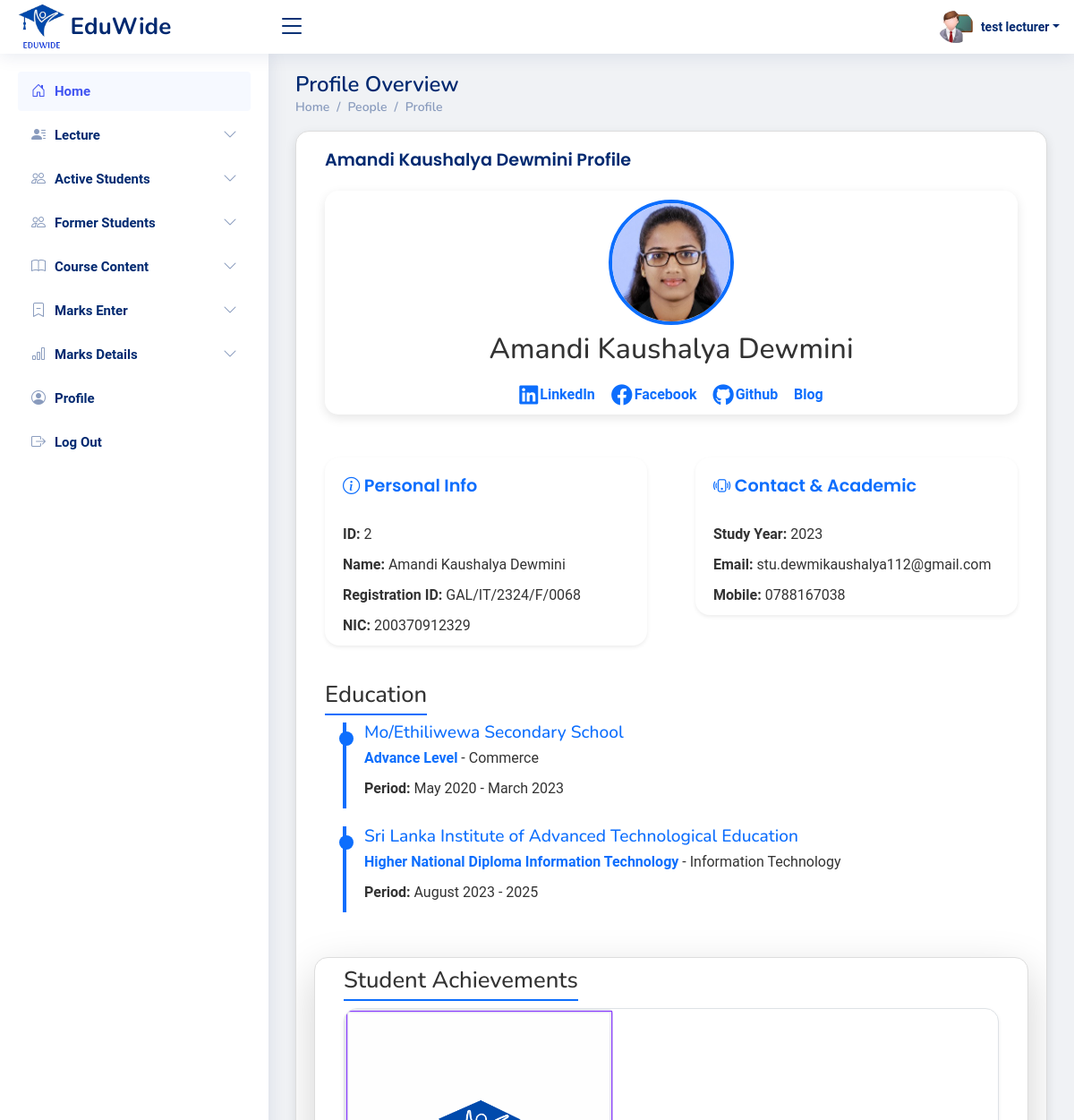
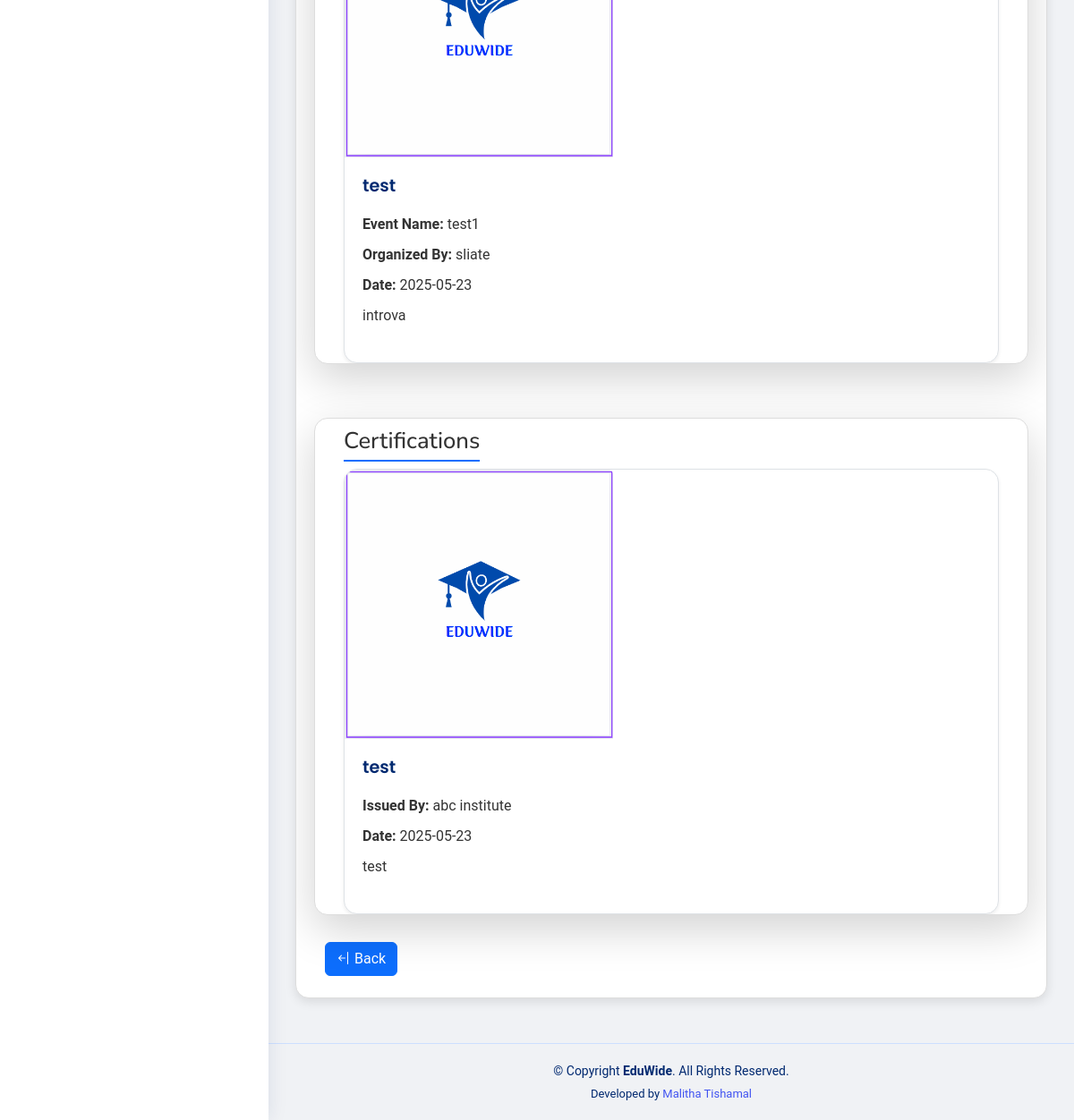
/lectures/student-profile.php?student_id=2 (signed in), run on the app's committed database (2 pictures, top to bottom).
### tables this page shows
CREATE TABLE `lectures` (
  `id` int(11) NOT NULL,
  `username` varchar(255) NOT NULL,
  `nic` varchar(20) NOT NULL,
  `email` varchar(255) NOT NULL,
  `mobile` varchar(15) DEFAULT NULL,
  `linkedin` varchar(200) NOT NULL,
  `blog` varchar(200) NOT NULL,
  `github` varchar(200) NOT NULL,
  `facebook` varchar(200) NOT NULL,
  `password` varchar(255) NOT NULL,
  `profile_picture` varchar(255) DEFAULT 'uploads/profile_pictures/default.png',
  `created_at` timestamp NOT NULL DEFAULT current_timestamp(),
  `status` varchar(20) DEFAULT 'pending',
  `last_login` datetime DEFAULT NULL
);

CREATE TABLE `students` (
  `id` int(11) NOT NULL,
  `username` varchar(100) NOT NULL,
  `reg_id` varchar(100) NOT NULL,
  `nic` varchar(20) NOT NULL,
  `study_year` int(11) NOT NULL,
  `email` varchar(100) NOT NULL,
  `mobile` varchar(15) NOT NULL,
  `facebook` varchar(200) NOT NULL,
  `github` varchar(200) NOT NULL,
  `blog` varchar(200) NOT NULL,
  `linkedin` varchar(200) NOT NULL,
  `password` varchar(255) NOT NULL,
  `profile_picture` varchar(255) DEFAULT 'uploads/profile_pictures/default.png',
  `created_at` timestamp NOT NULL DEFAULT current_timestamp(),
  `status` varchar(20) DEFAULT 'approved',
  `last_login` datetime DEFAULT NULL
);

CREATE TABLE `students_education` (
  `id` int(11) NOT NULL,
  `user_id` int(11) NOT NULL,
  `school` varchar(255) NOT NULL,
  `degree` varchar(255) DEFAULT NULL,
  `field_of_study` varchar(255) DEFAULT NULL,
  `start_month` varchar(20) DEFAULT NULL,
  `start_year` int(11) DEFAULT NULL,
  `end_month` varchar(20) DEFAULT NULL,
  `end_year` int(11) DEFAULT NULL,
  `grade` varchar(50) DEFAULT NULL,
  `activities` varchar(255) DEFAULT NULL,
  `description` text DEFAULT NULL
);

CREATE TABLE `students_achievements` (
  `id` int(11) NOT NULL,
  `student_id` int(11) NOT NULL,
  `event_title` varchar(255) NOT NULL,
  `event_description` text NOT NULL,
  `image_path` varchar(255) NOT NULL,
  `created_at` timestamp NOT NULL DEFAULT current_timestamp(),
  `event_name` varchar(255) NOT NULL,
  `organized_by` varchar(255) NOT NULL,
  `event_date` date NOT NULL
);

CREATE TABLE `students_certifications` (
  `id` int(11) NOT NULL,
  `student_id` int(11) NOT NULL,
  `certification_name` varchar(255) NOT NULL,
  `issued_by` varchar(255) NOT NULL,
  `date` date NOT NULL,
  `link` varchar(255) DEFAULT NULL,
  `certification_description` text DEFAULT NULL,
  `image_path` varchar(255) DEFAULT NULL
);

### lectures/student-profile.php (the view, shortened to what this page needs)
<?php
require_once '../includes/db-conn.php';
$student_id = intval($_GET['student_id']);
$user_id = $_SESSION['lecturer_id'] ?? null;
$sql = "SELECT * FROM lectures WHERE id = ?";
$stmt = $conn->prepare($sql);
$stmt->bind_param("i", $user_id);
$stmt->execute();
$result = $stmt->get_result();
$user = $result->fetch_assoc();
$sql = "SELECT * FROM students WHERE id = ?";
$stmt = $conn->prepare($sql);
$stmt->bind_param("i", $student_id);
$stmt->execute();
$result = $stmt->get_result();
$student = $result->fetch_assoc();
$edu_sql = "SELECT * FROM students_education WHERE user_id = ? ORDER BY id DESC";
$stmt = $conn->prepare($edu_sql);
$stmt->bind_param("i", $student_id);
$stmt->execute();
$education = $stmt->get_result()->fetch_all(MYSQLI_ASSOC);
$achievements_sql = "SELECT * FROM students_achievements WHERE student_id = ? ORDER BY event_date DESC";
$stmt = $conn->prepare($achievements_sql);
$stmt->bind_param("i", $student_id);
$stmt->execute();
$achievements = $stmt->get_result()->fetch_all(MYSQLI_ASSOC);
$certifications_sql = "SELECT * FROM students_certifications WHERE student_id = ? ORDER BY date DESC";
$stmt = $conn->prepare($certifications_sql);
$stmt->bind_param("i", $student_id);
$stmt->execute();
$certifications = $stmt->get_result()->fetch_all(MYSQLI_ASSOC);
?>
<!DOCTYPE html>
<html lang="en">
<head>
    <?php include_once("../includes/css-links-inc.php"); ?>
    <link rel="stylesheet" href="https://cdnjs.cloudflare.com/ajax/libs/font-awesome/6.0.0-beta3/css/all.min.css">
</head>
<body>
    <?php include_once("../includes/header.php") ?>
    <?php include_once("../includes/lectures-sidebar.php") ?>
    <main id="main" class="main">
        <div class="pagetitle">
            <h1>Profile Overview</h1>
            <nav>
                <ol class="breadcrumb">
                    <li class="breadcrumb-item"><a href="">Home</a></li>
                    <li class="breadcrumb-item"><a href="">People</a></li>
                    <li class="breadcrumb-item"><a href="">Profile</a></li>
                </ol>
            </nav>
        </div>
        <section class="section">
            <div class="row">
                <div class="col-lg-12">
                    <div class="card">
                        <div class="card-body">
                            <div class="container">
                                <h3 class="card-title"><?= htmlspecialchars($student['username']) ?> Profile</h3>
                                <div class="profile-header">
                                    <img src="../<?= htmlspecialchars($student['profile_picture']) ?>" alt="Profile Picture">
                                    <h2 class="mt-2"><?= htmlspecialchars($student['username']) ?></h2>
                                    <div class="social-media-links">
                                        <?php if (!empty($student['linkedin'])): ?>
                                           <a href="<?= htmlspecialchars($student['linkedin']) ?>" target="_blank" class="fab fa-linkedin"></a>
                                        <?php endif; ?><span class="text-primary "><b> LinkedIn &nbsp;&nbsp;&nbsp;</b></span>
                                        <?php if (!empty($student['facebook'])): ?>
                                            <a href="<?= htmlspecialchars($student['facebook'])?>" target="_blank" class="fab fa-facebook"></a>
                                        <?php endif; ?><span class="text-primary "><b>Facebook &nbsp;&nbsp;&nbsp;</b></span>
                                        <?php if (!empty($student['github'])): ?>
                                            <a href="<?= htmlspecialchars($student['github']) ?>" target="_blank" class="fab fa-github"></a>
                                        <?php endif; ?><span class="text-primary "><b>Github &nbsp;&nbsp;&nbsp;</b></span>
                                        <?php if (!empty($student['blog'])): ?>
                                            <a href="<?= htmlspecialchars($student['blog']) ?>" target="_blank" class="fas fa-blog"></a>
                                        <?php endif; ?><span class="text-primary "><b>Blog </b></span>
                                    </div>
                                </div>
                                    <div class="row mt-5">
                                        <div class="col-md-6">
                                            <div class="card shadow-sm border-0 rounded-4">
                                                <div class="card-body">
                                                    <h5 class="card-title text-primary mb-3"><i class="bi bi-info-circle"></i> Personal Info</h5>
                                                    <p><strong>ID:</strong> <?= htmlspecialchars($student['id']) ?></p>
                                                    <p><strong>Name:</strong> <?= htmlspecialchars($student['username']) ?></p>
                                                    <p><strong>Registration ID:</strong> <?= htmlspecialchars($student['reg_id']) ?></p>
                                                    <p><strong>NIC:</strong> <?= htmlspecialchars($student['nic']) ?></p>
                                                </div>
                                            </div>
                                        </div>
                                        <div class="col-md-6">
                                            <div class="card shadow-sm border-0 rounded-4">
                                                <div class="card-body">
                                                    <h5 class="card-title text-primary mb-3"><i class="bi bi-phone-vibrate"></i> Contact & Academic</h5>
                                                    <p><strong>Study Year:</strong> <?= htmlspecialchars($student['study_year']) ?></p>
                                                    <p><strong>Email:</strong> <?= htmlspecialchars($student['email']) ?></p>
                                                    <p><strong>Mobile:</strong> <?= htmlspecialchars($student['mobile']) ?></p>
                                                </div>
                                            </div>
                                        </div>
                                    </div>
                                <div class="row">
                                    <div class="col-md-6">
                                        <h4 class="section-title">Education</h4>
                                        <ul class="timeline">
                                            <?php foreach ($education as $edu): ?>
                                                <li class="timeline-item">
                                                    <div>
                                                        <h5><?= htmlspecialchars($edu['school']) ?></h5>
                                                        <p><span><?= htmlspecialchars($edu['degree']) ?></span> - <?= htmlspecialchars($edu['field_of_study']) ?></p>
                                                        <p><strong>Period:</strong> <?= htmlspecialchars($edu['start_month']) ?> <?= htmlspecialchars($edu['start_year']) ?> - <?= htmlspecialchars($edu['end_month']) ?> <?= htmlspecialchars($edu['end_year']) ?></p>
                                                    </div>
                                                </li>
                                            <?php endforeach; ?>
                                        </ul>
                                    </div>
                                     <?php if (!empty($achievements)): ?>
                                    <div class="card shadow-lg">
                                        <div class="card-body">
                                            <h5 class="section-title">Student Achievements</h5>
                                            <div class="row">
                                                <?php foreach ($achievements as $ach): ?>
                                                    <div class="col-md-6 col-lg-4 ">
                                                        <div class="card h-100 border shadow-sm">
                                                            <?php if (!empty($ach['image_path']) && file_exists('../' . $ach['image_path'])): ?>
                                                                <img src="../<?= htmlspecialchars($ach['image_path']) ?>" class="card-img-top" alt="Achievement Image" style="width: 300px; object-fit: cover;">
                                                            <?php endif; ?>
                                                            <div class="card-body">
                                                                <h5 class="card-title"><?= htmlspecialchars($ach['event_title']) ?></h5>
                                                                <p><strong>Event Name:</strong> <?= htmlspecialchars($ach['event_name']) ?></p>
                                                                <p><strong>Organized By:</strong> <?= htmlspecialchars($ach['organized_by']) ?></p>
                                                                <p><strong>Date:</strong> <?= htmlspecialchars($ach['event_date']) ?></p>
                                                                <p><?= nl2br(htmlspecialchars($ach['event_description'])) ?></p>
                                                            </div>
                                                        </div>
                                                    </div>
                                                <?php endforeach; ?>
                                            </div>
                                        </div>
                                    </div>
                                    <?php endif; ?>
                                    <?php if (!empty($certifications)): ?>
                                        <div class="card shadow-lg ">
                                            <div class="card-body">
                                                <h5 class="section-title">Certifications</h5>
                                                <div class="row">
                                                    <?php foreach ($certifications as $cert): ?>
                                                        <div class="col-md-6 col-lg-4">
                                                            <div class="card h-100 border shadow-sm">
                                                                <?php if (!empty($cert['image_path']) && file_exists('../' . $cert['image_path'])): ?>
                                                                    <img src="../<?= htmlspecialchars($cert['image_path']) ?>" class="card-img-top" alt="Certification Image" style="width: 300px; object-fit: cover;">
                                                                <?php endif; ?>
                                                                <div class="card-body">
                                                                    <h5 class="card-title"><?= htmlspecialchars($cert['certification_name']) ?></h5>
                                                                    <p><strong>Issued By:</strong> <?= htmlspecialchars($cert['issued_by']) ?></p>
                                                                    <p><strong>Date:</strong> <?= htmlspecialchars($cert['date']) ?></p>
                                                                    <p><?= nl2br(htmlspecialchars($cert['certification_description'])) ?></p>
                                                                </div>
                                                            </div>
                                                        </div>
                                                    <?php endforeach; ?>
                                                </div>
                                            </div>
                                        </div>
                                    <?php endif; ?>
                                </div>
                                <a href="manage-students.php" class="btn btn-primary mb-4"><i class="bi bi-arrow-bar-left"></i> Back </a>
                            </div>
                        </div>
                    </div>
                </div>
            </div>
        </section>
    </main>
    <?php include_once("../includes/footer.php") ?>
</body>
</html>

### includes/header.php (shortened to what this page needs)
<header id="header" class="header fixed-top d-flex align-items-center">
    <div class="d-flex align-items-center justify-content-between">
        <a href="" class="logo d-flex align-items-center">
            <img src="<?php echo $base_url; ?>assets/images/logos/eduwide-logo.png" alt="">
            <span class="d-none d-lg-block">EduWide</span>
        </a>
        <i class="bi bi-list toggle-sidebar-btn"></i>
    </div>
    <nav class="header-nav ms-auto">
        <ul class="d-flex align-items-center">
            <?php
                $profilePic = isset($user['profile_picture']) && $user['profile_picture'] ? $user['profile_picture'] : 'default.png';
            ?>
            <li class="nav-item dropdown pe-3">
                <a class="nav-link nav-profile d-flex align-items-center pe-0" href="#" data-bs-toggle="dropdown">
                   <img id="profilePicture" src="<?php echo $profilePic; ?>" alt="Profile Picture" class="rounded-circle" style="width: 40px !important; height: 40px !important; object-fit: cover;">
                    <span class="d-none d-md-block dropdown-toggle ps-2"><?php echo htmlspecialchars($user['username']); ?></span>
                </a>
            </li>
        </ul>
    </nav>
</header>

### data on the page
lectures: profile_picture (placeholder picture), username "test lecturer"
students: username "Amandi Kaushalya Dewmini", profile_picture (picture), id "2", reg "GAL/IT/2324/F/0068", nic "200370912329", study_year "2023", email "stu.dewmikaushalya112@gmail.com", mobile "0788167038"
students_education: school "Mo/Ethiliwewa Secondary School", degree "Advance Level", field_of_study "Commerce", start_month "May", start_year "2020", end_month "March", end_year "2023"
students_education: school "Sri Lanka Institute of Advanced Technological Education", degree "Higher National Diploma Information Technology", field_of_study "Information Technology", start_month "August", start_year "2023", end_year "2025"
students_achievements: image_path (picture), event_title "test", event_name "test1", organized_by "sliate", event_date "2025-05-23", event_description "introva"
students_certifications: image_path (picture), certification_name "test", issued_by "abc institute", date "2025-05-23", certification_description "test"
